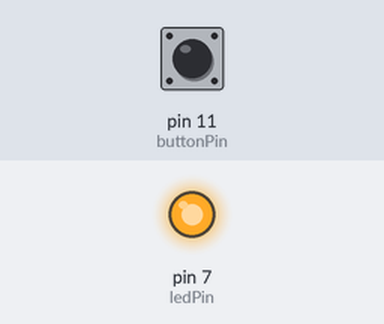
A sketch run on a simulated Arduino Uno, built with avr-gcc and run on an emulated ATmega328P. On the bench: output pins drawn as LEDs (lit = HIGH). The inputs (shaded band) are chosen by the test bench; at power-on: pin 11 (buttonPin) HIGH.

Above: at 1.2 s.
1.3 s: pin 11 (buttonPin) pulled LOW for 0.15 s
At 1.37 s:
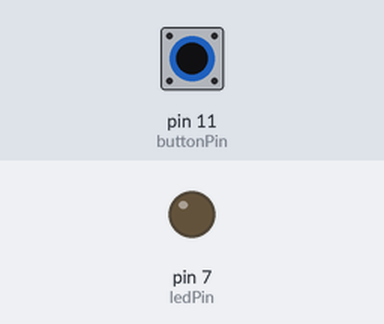
2.9 s: pin 11 (buttonPin) pulled LOW for 3.2 s
At 6.5 s:
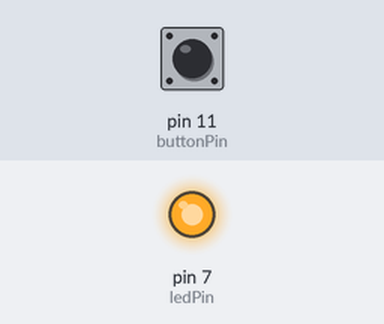
Timing chart, 0 to 8.0 s (numbered marks = the images above; inputs shaded):
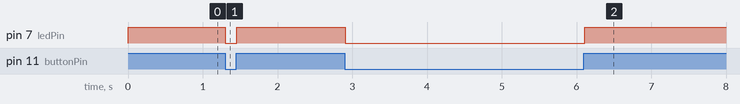

The sketch:

1b.ino
```cpp
//
// Oppgave 1 b)
//

// Static variables
const int buttonPin = 11;
const int ledPin = 7;

// Changable variables
int buttonState = 0;

void setup() {
  pinMode(buttonPin, INPUT);
  pinMode(ledPin, OUTPUT);
}

void loop() {
  buttonState = digitalRead(buttonPin);
  if (buttonState == LOW){
    digitalWrite(ledPin, LOW);
    }
  else{
    digitalWrite(ledPin, HIGH);
      }
  delay(10);

}
```

Measured:
- after the input at 1.3 s, pin 7 (ledPin): HIGH → LOW at once, → HIGH 0.15 s later
- after the input at 2.9 s, pin 7 (ledPin): HIGH → LOW at once, → HIGH 3.2 s later
